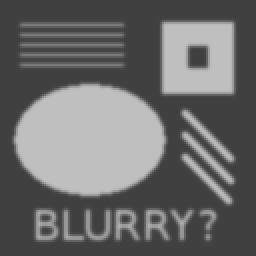
%> input picture testpat_blur2.png, 128 x 128 px (shown 2 times larger)
$ octave p4.m   (GNU Octave 9; MATLAB toolbox functions it lacks are replaced by stand-ins)
%> lines starting %> are read from the running program, lines starting %| are printed output that depends on the picture; in (x1, y1, x2, y2) boxes, pixels count from 0 and x2, y2 are one past the last pixel; in counts of white or black regions, pixels touching at a corner belong together; the program's own positions count from 1
### readimg.m
%% --------------------------------------------------------
%% readimg()
% Code reads a square greyscale image, passes it to u

function [u] = readimg(imgstring)
%> called with imgstring = 'testpat_blur2.png'
u = imread(imgstring);
%> u is the input picture: size 128x128 uint8; min 64, max 191, mean 107
u = double(u) / 255;
%> u: size 128x128 double

[n,n2] = size(u);
%> n = 128; n2 = 128
if (n ~= n2)
  error('by default, this only supports square images')
end
end
%% --------------------------------------------------------

### unsharpen.m
%% --------------------------------------------------------
%% unsharpen() function
% Code creates a blurry mask, subtracts it from image u to find the
% difference, then adds the difference to the image in order to sharpen it.

function [unsharp] = unsharpen(u,iterations)
%> called with iterations = 10

[n,n2] = size(u);

e = ones(n,1);
L1 = spdiags([e  -2*e  e], [-1 0 1], n, n);

L1(1,1) = -1;
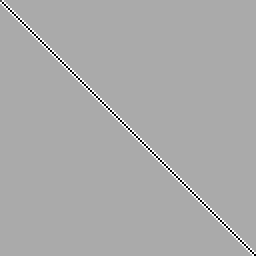
%> L1: size 128x128 double (shown 2 times larger); min -2, max 1, mean -6.1e-05; drawn with min black and max white
L1(end,end) = -1;
%> L1: size 128x128 double; 0.01% of pixels changed, all inside (x1, y1, x2, y2) = (127, 127, 128, 128)

I = speye(n,n);
L = kron(L1, I) + kron(I, L1);

v = reshape(u, n*n, 1);

for i=1:iterations
  v = v + 0.1*(L*v);
end

ublur = reshape(v, n, n);
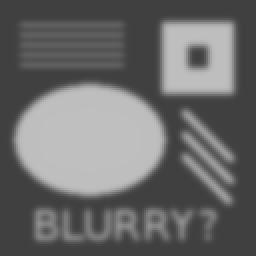
%> ublur: size 128x128 double (shown 2 times larger); min 0.251, max 0.749, mean 0.42; mean of the top-left, top-right, bottom-left and bottom-right quarters 0.403, 0.426, 0.484, 0.367
%%
% This changes a blurring function to a unsharp mask.
edgemap = u - ublur;
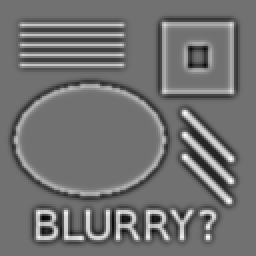
%> edgemap: size 128x128 double (shown 2 times larger); min -0.138, max 0.172, mean -2.63e-18; drawn with min black and max white
unsharp = u + edgemap;
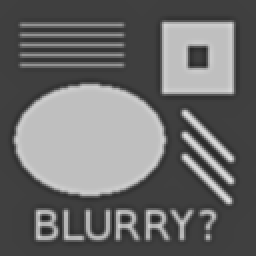
%> unsharp: size 128x128 double (shown 2 times larger); min 0.147, max 0.874, mean 0.42

end
%% --------------------------------------------------------

### greyimg.m
%% --------------------------------------------------------
%% greyimg() function
% Code formats images with a colour axis from 0 to 1 (grey) and equal axis.

function [] = greyimg()
caxis([0 1])
colormap(gray)
axis equal, axis tight
end
%% --------------------------------------------------------

### p4.m
% PART 1

type('readimg.m')
[u] = readimg('testpat_blur2.png');
%% Build a discrete 2D Laplace operator
type('unsharpen.m')

unsharp = unsharpen(u,10); % Apply image unsharp mask

figure(1); clf; % Clears figure for new images

subplot(1,2,1), imagesc(u);
type('greyimg.m')
greyimg();

subplot(1,2,2), imagesc(unsharp);
greyimg();

%%
% Image becomes blurred!
